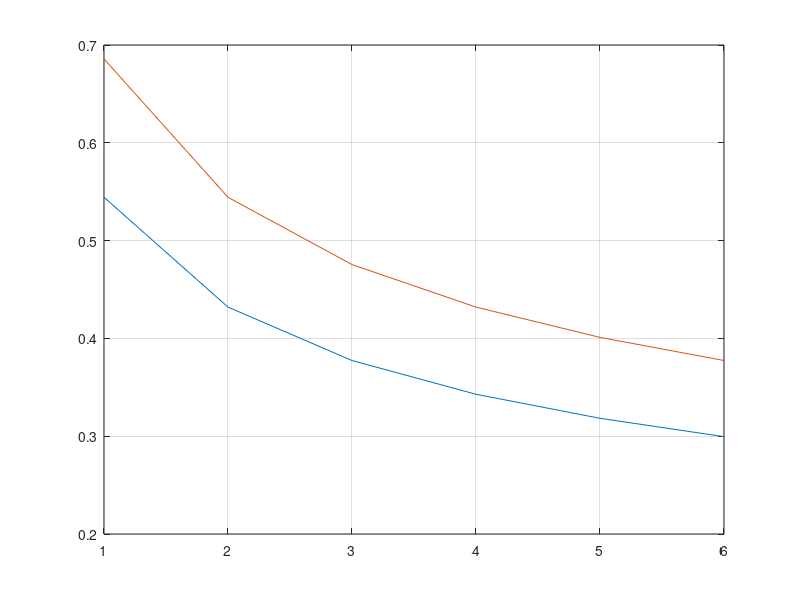
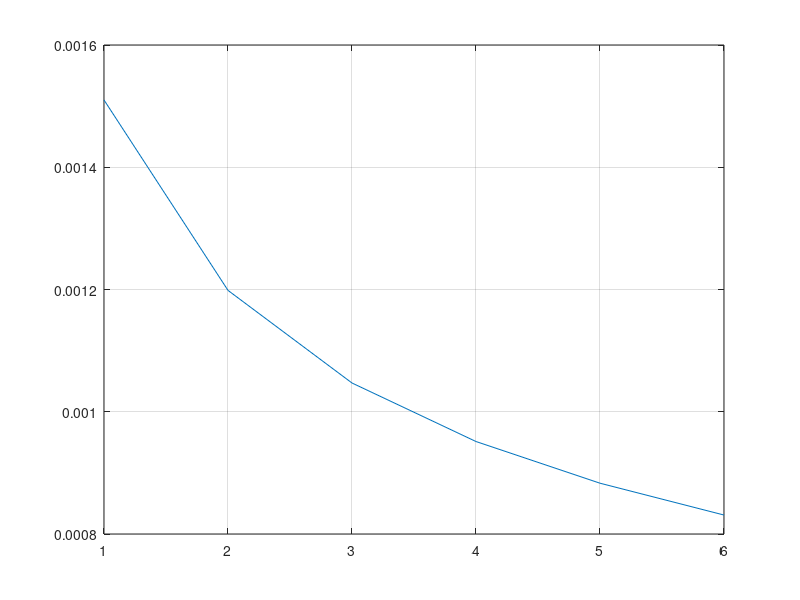

The MATLAB source for these figures, in order:
close all,clear all,clc;
%REVERSE SIZING OF PROPULSION SYSTEM

%%%%%% BIPROPELLANT REVERSE SIZING %%%%%%%%%

deltaV=1633+264;  % [m/s] deltaV cost
I_sp= 317; % [s] Specific Impulse
m_dry= 1593; % [kg] Dry Mass
OF_ratio= 0.85;  % O/F ratio
R=2077.3; % [J/(Kg*K)] specific constant gas for He
y=1.67; % heat ratio for He
g_0= 9.81;  % [m/s^2]  gravitational constant
rho_hydrazine= 1008; % [kg/m^3]  Fuel density
rho_MON=1443;  % [kg/m^3]  Oxidier density
rho_tank= 2810; % [kg/m^3] for Allumium (Al7075) or 2780 for Titanium (Ti6A14V)
sigma=505*10^6; % [Pa] for Allumium (Al7075) or 950 for Titanium (Ti6A14V)
%rho_He=0.1784; % [kg/m^3] He density
P_chamber=21*10^5; % [Pa] Pressure of Combustion Chamber
v_feed=10; % [m/s] check the value of feed velocity
margin_deltaV= 1.1; % margin of deltaV
T_tank=300; %[K] the range for bi-propellant 290-300k Tank Temperature
m_engine=4.5; % [kg] engine mass


deltaV_marg=margin_deltaV*deltaV; % [m/s] deltaV with margin

MR=exp(deltaV_marg/I_sp/g_0);  % Mass Ratio Mox/Mfuel

m_fin= 1.2*m_dry;   % [kg] check 1.2 if it is the margin

m_0=MR*m_fin;   % [kg] Oxidier Mass

m_prop=(m_0-m_fin);   % [kg] Propellant Mass
m_prop_real=m_prop*1.055;  % [kg] check the margin

m_fuel=m_prop_real/(1+OF_ratio);  % [Kg] Fuel Mass computed with real propellant mass
m_ox=OF_ratio*m_fuel; % [kg] Oxidier Real Mass 

%%%%COMPUTE THE VOLUME OF OXIDIER AND FUEL WITH MARGIN%%%%%%%%%%
V_fuel=m_fuel/rho_hydrazine; % [m^3] Fuel Volume
V_ox=m_ox/rho_MON; % [m^3] Oxidier Volume
V_fuel_marg=V_fuel*1.1;  % [m^3] Fuel Volume + margin
V_ox_marg=V_ox*1.1; % [m^3] Oxidier Volume + margin
V_prop= V_ox_marg+V_fuel_marg; % [m^3] Propellant Volume
V_prop_marg=V_prop*1.1; % [m^3] Propellant Volume + margin


deltaP_inj=0.3*P_chamber; % [Pa] deltaP Injection
deltaP_feed=(1/2*rho_MON*v_feed^2); % [Pa] deltaP feed
P_tank=(P_chamber+deltaP_feed+deltaP_inj); % [Pa] Tank Pressure
P_press_i=10*P_tank; % [Pa] Pressurize Gas Pressure check the 10 times

m_press=((P_tank*V_prop_marg)/(R*T_tank))*(y/(1-(P_tank/P_press_i))); % [kg] pressurize gas mass 
m_press_real=1.2*m_press; % [kg] pressurize gas mass + margin
V_press=m_press_real*R*T_tank/P_press_i; % [m^3] press Volume

%%% COMPUTE THA TANK MASSES %%%%%
r_tank_ox=(3/4*V_ox_marg/pi)^(1/3);  % [m] radius of spherycal tank of oxidier
r_tank_fuel=(3/4*V_fuel_marg/pi)^(1/3); % [m] radius of spherycal tank of fuel
r_tank_press=(3/4*V_press/pi)^(1/3); % [m] radius of spherycal tank of pressurize gas
t_tank_ox=P_tank*r_tank_ox/(2*sigma);  % [m] thickness of oxidier tank
t_tank_fuel=P_tank*r_tank_fuel/(2*sigma); % [m] thickness of fuel tank
t_tank_press=P_tank*r_tank_press/(2*sigma); % [m] thickness of pressurize gas tank

% compute mass of propulsion system
m_tank_ox=rho_tank*4/3*pi*((r_tank_ox+t_tank_ox)^3-r_tank_ox^3);  % [kg] oxidier tank mass
m_tank_fuel=rho_tank*4/3*pi*((r_tank_fuel+t_tank_fuel)^3-r_tank_fuel^3); % [kg] fuel tank mass
m_tank_press=rho_tank*4/3*pi*((r_tank_press+t_tank_press)^3-r_tank_press^3); % [kg] pressurize gas tank mass


M_propsyst=1.1*(m_tank_fuel+m_tank_ox+m_tank_press+m_press_real+m_engine); % [kg] total mass of primary propulsion system + margin

%%%%%%% Volume Sizing %%%%%%%
n=[1:6];
vfuel=V_fuel_marg./n;
vox=V_ox_marg./n;

 vfuel = 2*vox %assumption
rox=(3/4*vox/pi).^(1/3);
rfuel=(3/4*vfuel/pi).^(1/3);
figure()
plot(n,rox)
hold on
plot(n,rfuel)
grid on

%r_tank_ox=(3/4*V_ox_marg/pi)^(1/3);  % [m] radius of spherycal tank of oxidier
%r_tank_fuel=(3/4*V_fuel_marg/pi)^(1/3); % [m] radius of spherycal tank of fuel
%r_tank_press=(3/4*V_press/pi)^(1/3); % [m] radius of spherycal tank of pressurize gas
tox=P_tank*rox/(2*sigma);  % [m] thickness of oxidier tank
tfuel=P_tank*rfuel/(2*sigma); % [m] thickness of fuel tank
%t_tank_press=P_tank*r_tank_press/(2*sigma); % [m] thickness of pressurize gas tank

% compute mass of propulsion system
mtankox=rho_tank*4/3*pi*((rox+tox).^3-rox.^3);  % [kg] oxidier tank mass
mtankfuel=rho_tank*4/3*pi*((rfuel+tfuel).^3-rfuel.^3); % [kg] fuel tank mass
%m_tank_press=rho_tank*4/3*pi*((r_tank_press+t_tank_press)^3-r_tank_press^3); % [kg] pressurize gas tank mass

 tfuel
 n.*mtankfuel
mox=vox*rho_MON.*n;
mfuel=vfuel*rho_hydrazine;

figure()

plot(n,tox);
grid on





